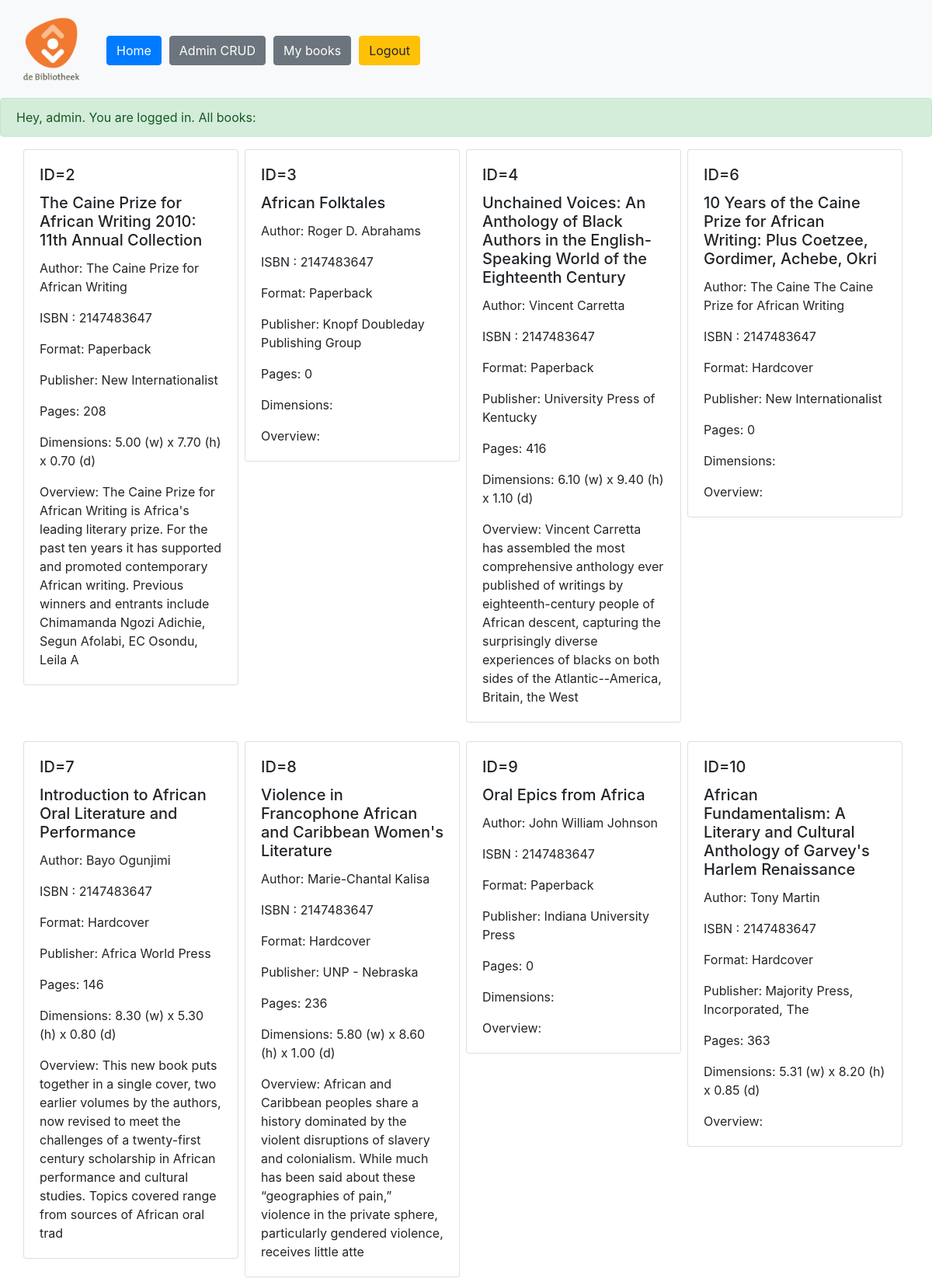
The app's page /admin/read.php (signed in, upper part) with its own data.
### tables this page shows
CREATE TABLE `bibliotheek` (
  `bibliotheekid` int(11) NOT NULL,
  `title` varchar(255) NOT NULL,
  `author` varchar(255) NOT NULL,
  `isbn13` int(50) NOT NULL,
  `format` varchar(255) NOT NULL,
  `publisher` varchar(255) NOT NULL,
  `pages` int(11) NOT NULL,
  `dimensions` varchar(255) NOT NULL,
  `overview` varchar(255) NOT NULL
);

### admin/read.php (the view, shortened to what this page needs)
<?php
include "include/header.php";
?>
<div class="alert alert-success" role="alert">
    Hey, <?php echo $_SESSION['user_name']; ?>. You are logged in.
    All books:
</div>
<div class="container">
    <div class="card-group">
        <div class='row'>
            <?php
        $liqry = $con->prepare("SELECT bibliotheekid, title, author, isbn13, format, publisher, pages, dimensions, overview FROM bibliotheek");
        if ($liqry === false) {
            echo mysqli_error($con);
        } else {
            $liqry->bind_result($id, $title, $author, $isbn13, $format, $publisher, $pages, $dimensions, $overview);
            if ($liqry->execute()) {
                $liqry->store_result();
                while ($liqry->fetch()) {
                    ?>
            <div class='col-md-3 '>
                <div class='mr-2'>
                    <div class="row">
                        <div class='card'>
                            <div class='card-body'>
                            <h5 class='card-title'>ID=<?php echo $id;?></h5>
                            <h5 class='card-title'><?php echo $title;?></h5>
                                    <p class='card-text'>Author: <?php echo $author;?></p>
                                    <p class="card-text">ISBN : <?php echo $isbn13;?></p>
                                    <p class='card-text'>Format: <?php echo $format;?></p>
                                    <p class='card-text'>Publisher: <?php echo $publisher;?></p>
                                    <p class='card-text'>Pages: <?php echo $pages;?></p>
                                    <p class='card-text'>Dimensions: <?php echo $dimensions;?></p>
                                    <p class='card-text'>Overview: <?php echo strip_tags($overview);?></p>
                            </div>
                        </div>
                    </div>
                </div>
                <br>
            </div>
            <?php
                }
            }
        }
        ?>
        </div>
    </div>
</div>
<?php
include("include/footer.php");
?>

### records on screen
bibliotheek: bibliotheekid "2", title "The Caine Prize for African Writing 2010: 11th Annual Collection", author "The Caine Prize for African Writing", isbn13 "2147483647", format "Paperback", publisher "New Internationalist", pages "208", dimensions "5.00 (w) x 7.70 (h) x 0.70 (d)", overview "The Caine Prize for African Writing is Africa's leading literary prize. For the past ten years it has supported and promoted contemporary African writing. Previous winners and entrants include Chimamanda Ngozi Adichie, Segun Afolabi, EC Osondu, Leila A"
bibliotheek: bibliotheekid "3", title "African Folktales", author "Roger D. Abrahams", isbn13 "2147483647", format "Paperback", publisher "Knopf Doubleday Publishing Group", pages "0"
bibliotheek: bibliotheekid "4", title "Unchained Voices: An Anthology of Black Authors in the English-Speaking World of the Eighteenth Century", author "Vincent Carretta", isbn13 "2147483647", format "Paperback", publisher "University Press of Kentucky", pages "416", dimensions "6.10 (w) x 9.40 (h) x 1.10 (d)", overview "Vincent Carretta has assembled the most comprehensive anthology ever published of writings by eighteenth-century people of African descent, capturing the surprisingly diverse experiences of blacks on both sides of the Atlantic--America, Britain, the West"
bibliotheek: bibliotheekid "6", title "10 Years of the Caine Prize for African Writing: Plus Coetzee, Gordimer, Achebe, Okri", author "The Caine The Caine Prize for African Writing", isbn13 "2147483647", format "Hardcover", publisher "New Internationalist", pages "0"
bibliotheek: bibliotheekid "7", title "Introduction to African Oral Literature and Performance", author "Bayo Ogunjimi", isbn13 "2147483647", format "Hardcover", publisher "Africa World Press", pages "146", dimensions "8.30 (w) x 5.30 (h) x 0.80 (d)", overview "This new book puts together in a single cover, two earlier volumes by the authors, now revised to meet the challenges of a twenty-first century scholarship in African performance and cultural studies. Topics covered range from sources of African oral trad"
bibliotheek: bibliotheekid "8", title "Violence in Francophone African and Caribbean Women's Literature", author "Marie-Chantal Kalisa", isbn13 "2147483647", format "Hardcover", publisher "UNP - Nebraska", pages "236", dimensions "5.80 (w) x 8.60 (h) x 1.00 (d)", overview "African and Caribbean peoples share a history dominated by the violent disruptions of slavery and colonialism. While much has been said about these “geographies of pain,” violence in the private sphere, particularly gendered violence, receives little atte"
bibliotheek: bibliotheekid "9", title "Oral Epics from Africa", author "John William Johnson", isbn13 "2147483647", format "Paperback", publisher "Indiana University Press", pages "0"
bibliotheek: bibliotheekid "10", title "African Fundamentalism: A Literary and Cultural Anthology of Garvey's Harlem Renaissance", author "Tony Martin", isbn13 "2147483647", format "Hardcover", publisher "Majority Press, Incorporated, The", pages "363", dimensions "5.31 (w) x 8.20 (h) x 0.85 (d)"

### other values on screen
$_SESSION['user_name'] "admin"
